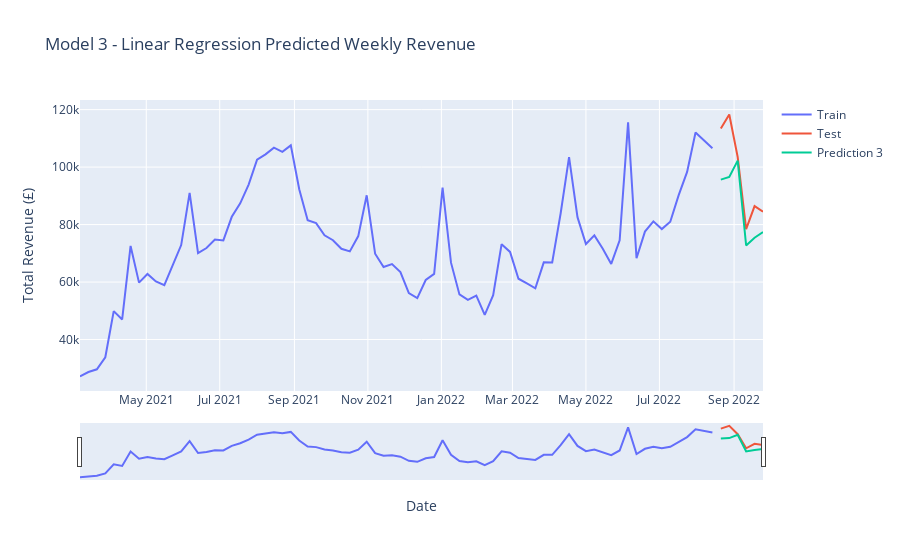

Notebook code cell kept with this figure:
### Code cell
fig = go.Figure()
fig.add_trace(go.Scatter(x=train.index, 
                         y=train['Total_Revenue'], mode='lines', name='Train'))
fig.add_trace(go.Scatter(x=test.index, 
                         y=test['Total_Revenue'], mode='lines', name='Test'))
fig.add_trace(go.Scatter(x=test.index, 
                         y=prediction_3, mode='lines', name='Prediction 3'))

fig.update_xaxes(rangeslider_visible=True)
fig.update_layout(
    yaxis_title='Total Revenue (£)', 
    xaxis_title='Date',
    title='Model 3 - Linear Regression Predicted Weekly Revenue'
)
fig.show()
